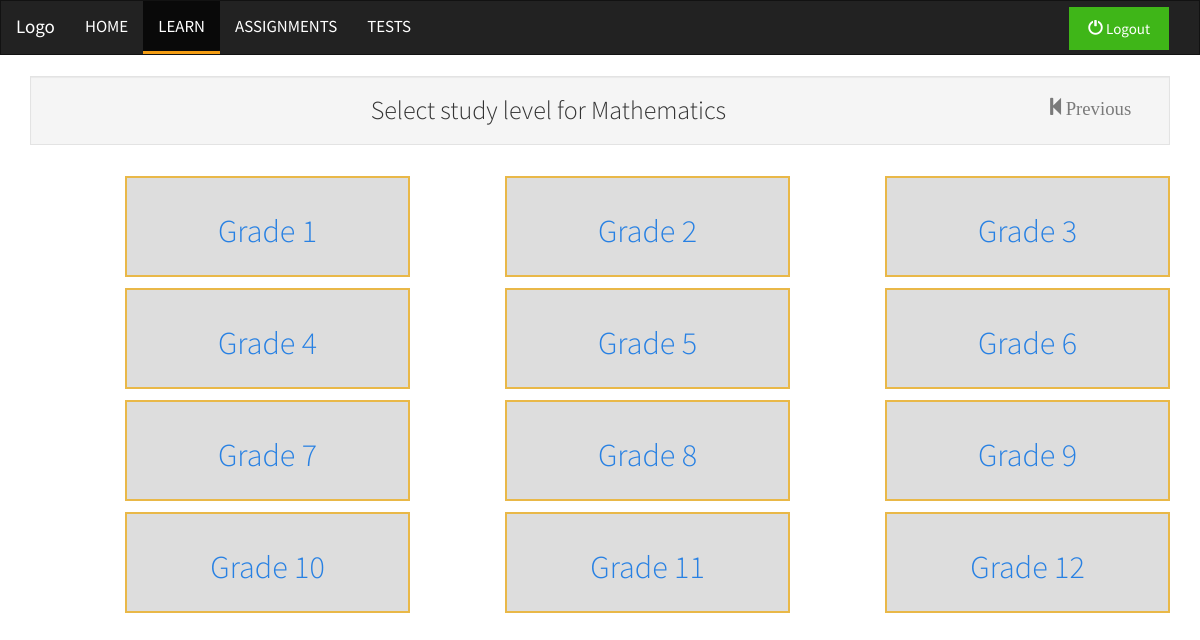
The page /learn.php?subId=1 (signed in) on the database its author committed.
### tables this page shows
CREATE TABLE `subjects` (
  `subject_id` int(255) UNSIGNED NOT NULL,
  `subject_category` enum('sciences','humanities','languages','extras') NOT NULL DEFAULT 'sciences',
  `subject_name` varchar(256) NOT NULL,
  `subject_level` enum('primary','high_school','college','') NOT NULL DEFAULT 'primary',
  `subject_description` text NOT NULL
);

CREATE TABLE `class_selection` (
  `class_id` int(255) UNSIGNED NOT NULL,
  `class_name` varchar(50) NOT NULL,
  `class_level` enum('primary','high_school','college','') NOT NULL DEFAULT 'primary' COMMENT 'The level of education this class belongs to'
);

### esomoErrorHandler.php (called while the page is built, shortened)
<?php
if(!class_exists('CustomErrorHandler')){
class CustomErrorHandler
{
	function urlSubIdIsValid()
	{
		$subjectIdCount = 18;
		$subId = $_GET['subId'];
		$subId = stripslashes(htmlspecialchars($subId));
		if ($subId!==null && is_numeric($subId))
		{
			if ($subId>0 && $subId<=$subjectIdCount)
			{
				return TRUE;
			}
			else
			{
				return FALSE;
			}
		}
		else
		{
			return FALSE;
		}
	}
}
}

### formSelection.php (the view, shortened to what this page needs)
<?php
class FormSelection
{
	function __construct()
	{
		include_once('esomoErrorHandler.php');
	}
	function generateFormPage($subjectId)
	{
		$subjectId = htmlspecialchars($subjectId);
		$f_Id = (@$_GET['fId']);
		$errHandler = new CustomErrorHandler();
		if($f_Id!== null)
		{
			$currSubName = $this->getSubjectName($subjectId);
			if (($errHandler->urlFormIdIsValid()===TRUE) && ($errHandler->urlSubIdIsValid()===TRUE) )
			{
				include('topics.php');
				$tHolder = new TopicHolder();
				$tHolder->generateTopicsPage($currSubName);
			}else{
			  $errHandler->displayPageNotFoundError();
			}
		}
		else
		{
			if($errHandler->urlSubIdIsValid()===TRUE)
			{
				 $this->genPageContent($subjectId);
			}else{
			  $errHandler->displayPageNotFoundError();
			}
		}
	}
	function genPageContent($currSubId)
	{
			$currSubName = $this->getSubjectName($currSubId);
			$backButton = "<a class='learnPrevBtn hidden-xs' href='learn.php'><span class='glyphicon glyphicon-step-backward' style='font-size:1.25em'>Previous</span></a>";
			$pageContent = "
			<div class='container'>
				<div class='well'>
				$backButton
				<h3  class='center_text'>Select study level for $currSubName</h3>
				</div>";
			echo $pageContent;
			echo $this->getFormLevels();
			echo "</div>";
	}
	function getSubjectName($currSubId){
		require_once('esomoDbConnect.php');
		$subjectNameQuery = "SELECT subject_name FROM subjects WHERE subject_id=$currSubId";
		$currentSubjectName = "";
		if($fetchNameQuery = $dbCon->prepare($subjectNameQuery))
		{
			$fetchNameQuery->execute();
			$subjectNameArray = $fetchNameQuery->get_result();
			foreach ($subjectNameArray as $subjectName) {
				$tmp_curSubName = $subjectName['subject_name'];
				$currentSubjectName = $tmp_curSubName;
			}
			return $currentSubjectName;
		}else
		{
			return 0;
		}
	}
	function getFormLevels(){
		require('esomoDbConnect.php');
		$formQuery = "SELECT class_name,class_id FROM class_selection";
		$contentClasses = 'col-xs-12 col-sm-3 col-sm-offset-1 form_selection center_text form_selection';
		$subjectId =  stripslashes(htmlspecialchars(@($_GET['subId'])));
		if($fetchFormQuery = $dbCon->prepare($formQuery))
		{
			$fetchFormQuery->execute();
			$formResult = $fetchFormQuery->get_result();
			echo "<div>";
			foreach ($formResult as $result) {
				$tmp_curFormName = $result['class_name'];
				$tmp_fId = $result['class_id'];
				$formSnippet = "<a href='learn.php?subId=$subjectId&fId=$tmp_fId'><div class= '$contentClasses'> <h2>$tmp_curFormName</h2> </div></a>";
				echo $formSnippet;
			}
			echo "</div>";
		}else
		{
			echo "<p style='background-color:black;text-align:center;color:red;font-size:1.2em;'> unable to prepare query with error : ".$dbCon->error."</p>";
		}
	}
}

### css/main.css (style rules this page uses)
h3 { margin:auto; }
.center_text { text-align:center; }
.form_selection { background-color:#ddd; padding:1em; margin-top:1%; border:2px solid #E9B848; }
.learnPrevBtn span { margin-right:1em; float :right; font-size:1.2em; text-decoration:none; color:rgba(0,0,0,0.5); }

### rows shown on the page
subjects: subject_name "Mathematics"
class_selection: class_name "Grade 1"
class_selection: class_name "Grade 2"
class_selection: class_name "Grade 3"
class_selection: class_name "Grade 4"
class_selection: class_name "Grade 5"
class_selection: class_name "Grade 6"
class_selection: class_name "Grade 7"
class_selection: class_name "Grade 8"
class_selection: class_name "Grade 9"
class_selection: class_name "Grade 10"
class_selection: class_name "Grade 11"
class_selection: class_name "Grade 12"
